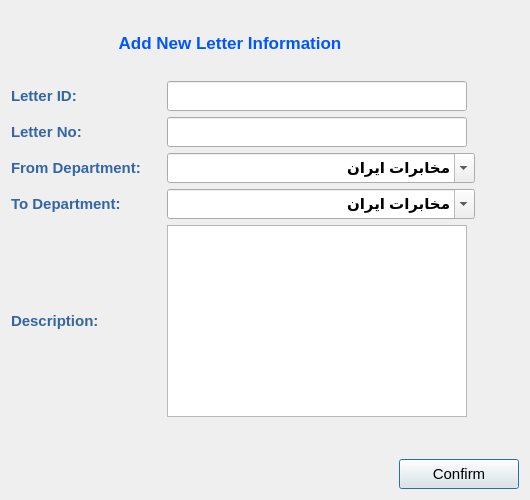
<?xml version="1.0" encoding="UTF-8"?>
<ui version="4.0">
 <class>LetterAddEditDialog</class>
 <widget class="QDialog" name="LetterAddEditDialog">
  <property name="geometry">
   <rect>
    <x>0</x>
    <y>0</y>
    <width>530</width>
    <height>500</height>
   </rect>
  </property>
  <property name="minimumSize">
   <size>
    <width>530</width>
    <height>500</height>
   </size>
  </property>
  <property name="maximumSize">
   <size>
    <width>530</width>
    <height>500</height>
   </size>
  </property>
  <property name="font">
   <font>
    <family>Tahoma</family>
    <weight>75</weight>
    <bold>true</bold>
   </font>
  </property>
  <property name="windowTitle">
   <string>Letter Management</string>
  </property>
  <property name="windowIcon">
   <iconset resource="../../../../image.qrc">
    <normaloff>:/Image/letters.png</normaloff>:/Image/letters.png</iconset>
  </property>
  <layout class="QVBoxLayout" name="verticalLayout">
   <item>
    <layout class="QHBoxLayout" name="horizontalLayout_7">
     <item>
      <widget class="QLabel" name="label">
       <property name="minimumSize">
        <size>
         <width>300</width>
         <height>40</height>
        </size>
       </property>
       <property name="maximumSize">
        <size>
         <width>16777215</width>
         <height>40</height>
        </size>
       </property>
       <property name="font">
        <font>
         <family>Tahoma</family>
         <pointsize>13</pointsize>
         <weight>75</weight>
         <bold>true</bold>
        </font>
       </property>
       <property name="styleSheet">
        <string notr="true">color: rgb(0, 85, 255);</string>
       </property>
       <property name="text">
        <string>Add New Letter Information</string>
       </property>
       <property name="alignment">
        <set>Qt::AlignCenter</set>
       </property>
      </widget>
     </item>
     <item>
      <widget class="QLabel" name="label_7">
       <property name="minimumSize">
        <size>
         <width>64</width>
         <height>64</height>
        </size>
       </property>
       <property name="maximumSize">
        <size>
         <width>64</width>
         <height>64</height>
        </size>
       </property>
       <property name="text">
        <string/>
       </property>
       <property name="pixmap">
        <pixmap resource="../../../../image.qrc">:/Image/letters.png</pixmap>
       </property>
      </widget>
     </item>
    </layout>
   </item>
   <item>
    <layout class="QHBoxLayout" name="horizontalLayout">
     <item>
      <widget class="QLabel" name="label_2">
       <property name="minimumSize">
        <size>
         <width>150</width>
         <height>30</height>
        </size>
       </property>
       <property name="maximumSize">
        <size>
         <width>16777215</width>
         <height>30</height>
        </size>
       </property>
       <property name="font">
        <font>
         <pointsize>11</pointsize>
         <weight>75</weight>
         <bold>true</bold>
        </font>
       </property>
       <property name="styleSheet">
        <string notr="true">color: rgb(52, 101, 164);</string>
       </property>
       <property name="text">
        <string>Letter ID:</string>
       </property>
      </widget>
     </item>
     <item>
      <widget class="QLineEdit" name="letterIdLE">
       <property name="minimumSize">
        <size>
         <width>300</width>
         <height>30</height>
        </size>
       </property>
       <property name="maximumSize">
        <size>
         <width>16777215</width>
         <height>30</height>
        </size>
       </property>
       <property name="font">
        <font>
         <pointsize>11</pointsize>
         <weight>75</weight>
         <bold>true</bold>
        </font>
       </property>
      </widget>
     </item>
     <item>
      <spacer name="horizontalSpacer">
       <property name="orientation">
        <enum>Qt::Horizontal</enum>
       </property>
       <property name="sizeHint" stdset="0">
        <size>
         <width>40</width>
         <height>20</height>
        </size>
       </property>
      </spacer>
     </item>
    </layout>
   </item>
   <item>
    <layout class="QHBoxLayout" name="horizontalLayout_2">
     <item>
      <widget class="QLabel" name="label_3">
       <property name="minimumSize">
        <size>
         <width>150</width>
         <height>30</height>
        </size>
       </property>
       <property name="maximumSize">
        <size>
         <width>16777215</width>
         <height>30</height>
        </size>
       </property>
       <property name="font">
        <font>
         <pointsize>11</pointsize>
         <weight>75</weight>
         <bold>true</bold>
        </font>
       </property>
       <property name="styleSheet">
        <string notr="true">color: rgb(52, 101, 164);</string>
       </property>
       <property name="text">
        <string>Letter No:</string>
       </property>
      </widget>
     </item>
     <item>
      <widget class="QLineEdit" name="letterNoLE">
       <property name="minimumSize">
        <size>
         <width>300</width>
         <height>30</height>
        </size>
       </property>
       <property name="maximumSize">
        <size>
         <width>16777215</width>
         <height>30</height>
        </size>
       </property>
       <property name="font">
        <font>
         <pointsize>11</pointsize>
         <weight>75</weight>
         <bold>true</bold>
        </font>
       </property>
      </widget>
     </item>
     <item>
      <spacer name="horizontalSpacer_2">
       <property name="orientation">
        <enum>Qt::Horizontal</enum>
       </property>
       <property name="sizeHint" stdset="0">
        <size>
         <width>40</width>
         <height>20</height>
        </size>
       </property>
      </spacer>
     </item>
    </layout>
   </item>
   <item>
    <layout class="QHBoxLayout" name="horizontalLayout_3">
     <item>
      <widget class="QLabel" name="label_4">
       <property name="minimumSize">
        <size>
         <width>150</width>
         <height>30</height>
        </size>
       </property>
       <property name="maximumSize">
        <size>
         <width>16777215</width>
         <height>30</height>
        </size>
       </property>
       <property name="font">
        <font>
         <pointsize>11</pointsize>
         <weight>75</weight>
         <bold>true</bold>
        </font>
       </property>
       <property name="styleSheet">
        <string notr="true">color: rgb(52, 101, 164);</string>
       </property>
       <property name="text">
        <string>From Department:</string>
       </property>
      </widget>
     </item>
     <item>
      <widget class="QComboBox" name="fromCB">
       <property name="minimumSize">
        <size>
         <width>300</width>
         <height>30</height>
        </size>
       </property>
       <property name="maximumSize">
        <size>
         <width>16777215</width>
         <height>30</height>
        </size>
       </property>
       <property name="font">
        <font>
         <pointsize>11</pointsize>
         <weight>75</weight>
         <bold>true</bold>
        </font>
       </property>
       <property name="editable">
        <bool>true</bool>
       </property>
       <item>
        <property name="text">
         <string>مخابرات ایران</string>
        </property>
       </item>
       <item>
        <property name="text">
         <string>معاونت شبکه ایران</string>
        </property>
       </item>
       <item>
        <property name="text">
         <string>معاونت تجاری ایران</string>
        </property>
       </item>
       <item>
        <property name="text">
         <string>منطقه تهران</string>
        </property>
       </item>
       <item>
        <property name="text">
         <string>معاونت شبکه تهران</string>
        </property>
       </item>
       <item>
        <property name="text">
         <string>معاونت تجاری تهران</string>
        </property>
       </item>
       <item>
        <property name="text">
         <string>اداره کل طرح و مهندسی</string>
        </property>
       </item>
       <item>
        <property name="text">
         <string>اداره کل پشتیبانی و راه اندازی شبکه </string>
        </property>
       </item>
       <item>
        <property name="text">
         <string>اداره کل عملیات شبکه </string>
        </property>
       </item>
       <item>
        <property name="text">
         <string>اداره کل نظارت، آزمایش و تحویل</string>
        </property>
       </item>
       <item>
        <property name="text">
         <string>اداره کل فناوری تهران</string>
        </property>
       </item>
       <item>
        <property name="text">
         <string>اداره کل تدارکات و خرید منطقه تهران</string>
        </property>
       </item>
       <item>
        <property name="text">
         <string>اداره کل اداری و منابع انسانی</string>
        </property>
       </item>
       <item>
        <property name="text">
         <string>اداره کل برنامه ریزی </string>
        </property>
       </item>
       <item>
        <property name="text">
         <string>اداره کل فروش</string>
        </property>
       </item>
       <item>
        <property name="text">
         <string>دفتر حراست</string>
        </property>
       </item>
       <item>
        <property name="text">
         <string>اداره طرح و مهندسی دیتا</string>
        </property>
       </item>
       <item>
        <property name="text">
         <string>اداره طرح و مهندسی سوییچ</string>
        </property>
       </item>
       <item>
        <property name="text">
         <string>اداره طرح و مهندسی اکسس</string>
        </property>
       </item>
       <item>
        <property name="text">
         <string>اداره طرح و مهندسی شبکه ارتباط</string>
        </property>
       </item>
       <item>
        <property name="text">
         <string>اداره طرح و مهندسی شبکه انتقال</string>
        </property>
       </item>
       <item>
        <property name="text">
         <string>اداره کل مخابرات منطقه ۲</string>
        </property>
       </item>
       <item>
        <property name="text">
         <string>اداره کل مخابرات منطقه ۳</string>
        </property>
       </item>
       <item>
        <property name="text">
         <string>اداره کل مخابرات منطقه ۴</string>
        </property>
       </item>
       <item>
        <property name="text">
         <string>اداره کل مخابرات منطقه ۵</string>
        </property>
       </item>
       <item>
        <property name="text">
         <string>اداره کل مخابرات منطقه ۶</string>
        </property>
       </item>
       <item>
        <property name="text">
         <string>اداره کل مخابرات منطقه ۷</string>
        </property>
       </item>
       <item>
        <property name="text">
         <string>اداره کل مخابرات منطقه ۸</string>
        </property>
       </item>
      </widget>
     </item>
     <item>
      <spacer name="horizontalSpacer_3">
       <property name="orientation">
        <enum>Qt::Horizontal</enum>
       </property>
       <property name="sizeHint" stdset="0">
        <size>
         <width>40</width>
         <height>20</height>
        </size>
       </property>
      </spacer>
     </item>
    </layout>
   </item>
   <item>
    <layout class="QHBoxLayout" name="horizontalLayout_4">
     <item>
      <widget class="QLabel" name="label_5">
       <property name="minimumSize">
        <size>
         <width>150</width>
         <height>30</height>
        </size>
       </property>
       <property name="maximumSize">
        <size>
         <width>16777215</width>
         <height>30</height>
        </size>
       </property>
       <property name="font">
        <font>
         <pointsize>11</pointsize>
         <weight>75</weight>
         <bold>true</bold>
        </font>
       </property>
       <property name="styleSheet">
        <string notr="true">color: rgb(52, 101, 164);</string>
       </property>
       <property name="text">
        <string>To Department:</string>
       </property>
      </widget>
     </item>
     <item>
      <widget class="QComboBox" name="toCB">
       <property name="minimumSize">
        <size>
         <width>300</width>
         <height>30</height>
        </size>
       </property>
       <property name="maximumSize">
        <size>
         <width>16777215</width>
         <height>30</height>
        </size>
       </property>
       <property name="font">
        <font>
         <pointsize>11</pointsize>
         <weight>75</weight>
         <bold>true</bold>
        </font>
       </property>
       <property name="editable">
        <bool>true</bool>
       </property>
       <item>
        <property name="text">
         <string>مخابرات ایران</string>
        </property>
       </item>
       <item>
        <property name="text">
         <string>معاونت شبکه ایران</string>
        </property>
       </item>
       <item>
        <property name="text">
         <string>معاونت تجاری ایران</string>
        </property>
       </item>
       <item>
        <property name="text">
         <string>منطقه تهران</string>
        </property>
       </item>
       <item>
        <property name="text">
         <string>معاونت شبکه تهران</string>
        </property>
       </item>
       <item>
        <property name="text">
         <string>معاونت تجاری تهران</string>
        </property>
       </item>
       <item>
        <property name="text">
         <string>اداره کل طرح و مهندسی</string>
        </property>
       </item>
       <item>
        <property name="text">
         <string>اداره کل پشتیبانی و راه اندازی شبکه </string>
        </property>
       </item>
       <item>
        <property name="text">
         <string>اداره کل عملیات شبکه </string>
        </property>
       </item>
       <item>
        <property name="text">
         <string>اداره کل نظارت، آزمایش و تحویل</string>
        </property>
       </item>
       <item>
        <property name="text">
         <string>اداره کل فناوری تهران</string>
        </property>
       </item>
       <item>
        <property name="text">
         <string>اداره کل تدارکات و خرید منطقه تهران</string>
        </property>
       </item>
       <item>
        <property name="text">
         <string>اداره کل اداری و منابع انسانی</string>
        </property>
       </item>
       <item>
        <property name="text">
         <string>اداره کل برنامه ریزی</string>
        </property>
       </item>
       <item>
        <property name="text">
         <string>اداره کل فروش</string>
        </property>
       </item>
       <item>
        <property name="text">
         <string>دفتر حراست</string>
        </property>
       </item>
       <item>
        <property name="text">
         <string>اداره طرح و مهندسی دیتا</string>
        </property>
       </item>
       <item>
        <property name="text">
         <string>اداره طرح و مهندسی سوییچ</string>
        </property>
       </item>
       <item>
        <property name="text">
         <string>اداره طرح و مهندسی اکسس</string>
        </property>
       </item>
       <item>
        <property name="text">
         <string>اداره طرح و مهندسی شبکه ارتباط</string>
        </property>
       </item>
       <item>
        <property name="text">
         <string>اداره طرح و مهندسی شبکه انتقال</string>
        </property>
       </item>
       <item>
        <property name="text">
         <string>اداره کل مخابرات منطقه ۲</string>
        </property>
       </item>
       <item>
        <property name="text">
         <string>اداره کل مخابرات منطقه ۳</string>
        </property>
       </item>
       <item>
        <property name="text">
         <string>اداره کل مخابرات منطقه ۴</string>
        </property>
       </item>
       <item>
        <property name="text">
         <string>اداره کل مخابرات منطقه ۵</string>
        </property>
       </item>
       <item>
        <property name="text">
         <string>اداره کل مخابرات منطقه ۶</string>
        </property>
       </item>
       <item>
        <property name="text">
         <string>اداره کل مخابرات منطقه ۷</string>
        </property>
       </item>
       <item>
        <property name="text">
         <string>اداره کل مخابرات منطقه ۸</string>
        </property>
       </item>
      </widget>
     </item>
     <item>
      <spacer name="horizontalSpacer_4">
       <property name="orientation">
        <enum>Qt::Horizontal</enum>
       </property>
       <property name="sizeHint" stdset="0">
        <size>
         <width>40</width>
         <height>20</height>
        </size>
       </property>
      </spacer>
     </item>
    </layout>
   </item>
   <item>
    <layout class="QHBoxLayout" name="horizontalLayout_5">
     <item>
      <widget class="QLabel" name="label_6">
       <property name="minimumSize">
        <size>
         <width>150</width>
         <height>30</height>
        </size>
       </property>
       <property name="maximumSize">
        <size>
         <width>16777215</width>
         <height>30</height>
        </size>
       </property>
       <property name="font">
        <font>
         <pointsize>11</pointsize>
         <weight>75</weight>
         <bold>true</bold>
        </font>
       </property>
       <property name="styleSheet">
        <string notr="true">color: rgb(52, 101, 164);</string>
       </property>
       <property name="text">
        <string>Description:</string>
       </property>
      </widget>
     </item>
     <item>
      <widget class="QTextEdit" name="descTE">
       <property name="minimumSize">
        <size>
         <width>300</width>
         <height>50</height>
        </size>
       </property>
       <property name="font">
        <font>
         <pointsize>11</pointsize>
         <weight>75</weight>
         <bold>true</bold>
        </font>
       </property>
       <property name="layoutDirection">
        <enum>Qt::RightToLeft</enum>
       </property>
      </widget>
     </item>
     <item>
      <spacer name="horizontalSpacer_5">
       <property name="orientation">
        <enum>Qt::Horizontal</enum>
       </property>
       <property name="sizeHint" stdset="0">
        <size>
         <width>40</width>
         <height>20</height>
        </size>
       </property>
      </spacer>
     </item>
    </layout>
   </item>
   <item>
    <spacer name="verticalSpacer">
     <property name="orientation">
      <enum>Qt::Vertical</enum>
     </property>
     <property name="sizeHint" stdset="0">
      <size>
       <width>20</width>
       <height>17</height>
      </size>
     </property>
    </spacer>
   </item>
   <item>
    <layout class="QHBoxLayout" name="horizontalLayout_6">
     <item>
      <spacer name="horizontalSpacer_6">
       <property name="orientation">
        <enum>Qt::Horizontal</enum>
       </property>
       <property name="sizeHint" stdset="0">
        <size>
         <width>40</width>
         <height>20</height>
        </size>
       </property>
      </spacer>
     </item>
     <item>
      <widget class="QPushButton" name="okBtn">
       <property name="minimumSize">
        <size>
         <width>120</width>
         <height>30</height>
        </size>
       </property>
       <property name="maximumSize">
        <size>
         <width>16777215</width>
         <height>30</height>
        </size>
       </property>
       <property name="font">
        <font>
         <pointsize>11</pointsize>
         <weight>50</weight>
         <bold>false</bold>
        </font>
       </property>
       <property name="text">
        <string>Confirm</string>
       </property>
       <property name="icon">
        <iconset resource="../../../../image.qrc">
         <normaloff>:/Image/Done.png</normaloff>:/Image/Done.png</iconset>
       </property>
      </widget>
     </item>
    </layout>
   </item>
  </layout>
 </widget>
 <resources>
  <include location="../../../../image.qrc"/>
 </resources>
 <connections/>
</ui>
